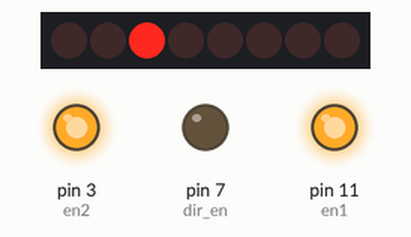
A program run on a simulated Arduino Uno, built with avr-gcc and run on an emulated ATmega328P. On the bench: 8 shift-register outputs drawn as a row of LEDs (first output left, lit = HIGH), output pins drawn as LEDs (lit = HIGH). Wiring (inferred from the names in the program): shift register (74HC595): data pin 8; shift clock pin 4; latch pin 12. Wiring (inferred from the signals the program sends): row of LEDs: on Q0, Q1, Q2, Q3, Q4, Q5, Q6, Q7. Pins used as bus, display or sensor lines are not drawn.

Above: at 0.15 s.
At 1.06 s:
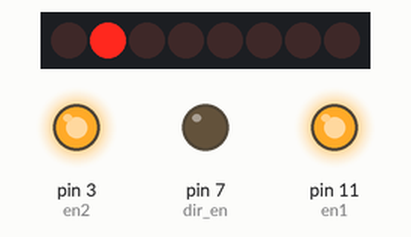
At 2.57 s:
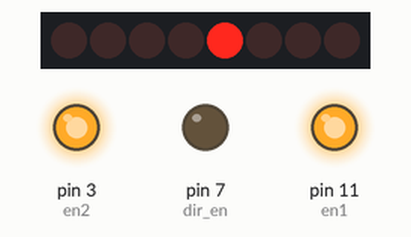
Timing chart, 0 to 3.0 s (numbered marks = the images above):
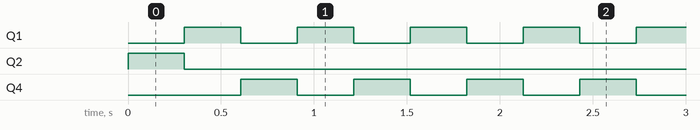

The program:

main.cpp
```cpp
#include <Arduino.h>
#define en1 11
#define en2 3
#define dir_clk 4
#define dir_en 7
#define dir_ser 8
#define dir_latch 12

void setStepCmd(uint8_t data);
uint8_t ms=10;

void setup()
{
  pinMode(en1, OUTPUT);
  pinMode(en2, OUTPUT);
  pinMode(dir_clk, OUTPUT);
  pinMode(dir_en, OUTPUT);
  pinMode(dir_ser, OUTPUT);
  pinMode(dir_latch, OUTPUT);
  digitalWrite(en1, HIGH);
  digitalWrite(en2, HIGH);
  digitalWrite(dir_en, HIGH);
}

void loop()
{
  setStepCmd(0x04);
  delay(ms);
  setStepCmd(0x08);
  delay(ms);
  setStepCmd(0x02);
  delay(ms);
  setStepCmd(0x10);
  delay(ms);
}

void setStepCmd(uint8_t data)
{
  digitalWrite(dir_en, HIGH);
  digitalWrite(dir_latch, LOW);
  shiftOut(dir_ser, dir_clk, MSBFIRST, data);
  digitalWrite(dir_latch, HIGH);
  digitalWrite(dir_en, LOW);
}
```

Measured:
- by itself, Q1, Q4: alternates HIGH for 0.30 s and LOW for 0.30 s
- by itself, Q2: LOW → HIGH at 0.00 s, → LOW 0.30 s later
